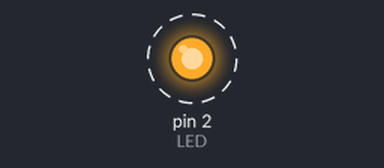
Recording of a sketch running on a simulated Arduino Uno, built with avr-gcc and run on an emulated ATmega328P. Shown: output pins drawn as LEDs (lit = HIGH). Dashed ring = blinking.

Above: at 0.2 s.
Timing chart, 0 to 3.5 s (numbered marks = the images above):
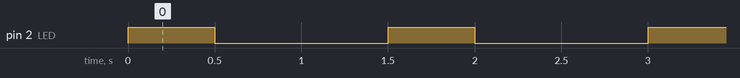

Measured:
- by itself, pin 2 (LED): alternates HIGH for 0.50 s and LOW for 1.0 s

The sketch:

sketch_jan15a.ino
```cpp
const int LED = 2;
void setup() {
    // put your setup code here, to run once:
    pinMode(LED, OUTPUT); // 设置数字 2 口为输出接口
}

void loop() {
    digitalWrite(LED, HIGH);
    delay(500);
    digitalWrite(LED, LOW);
    delay(1000);
}
```
